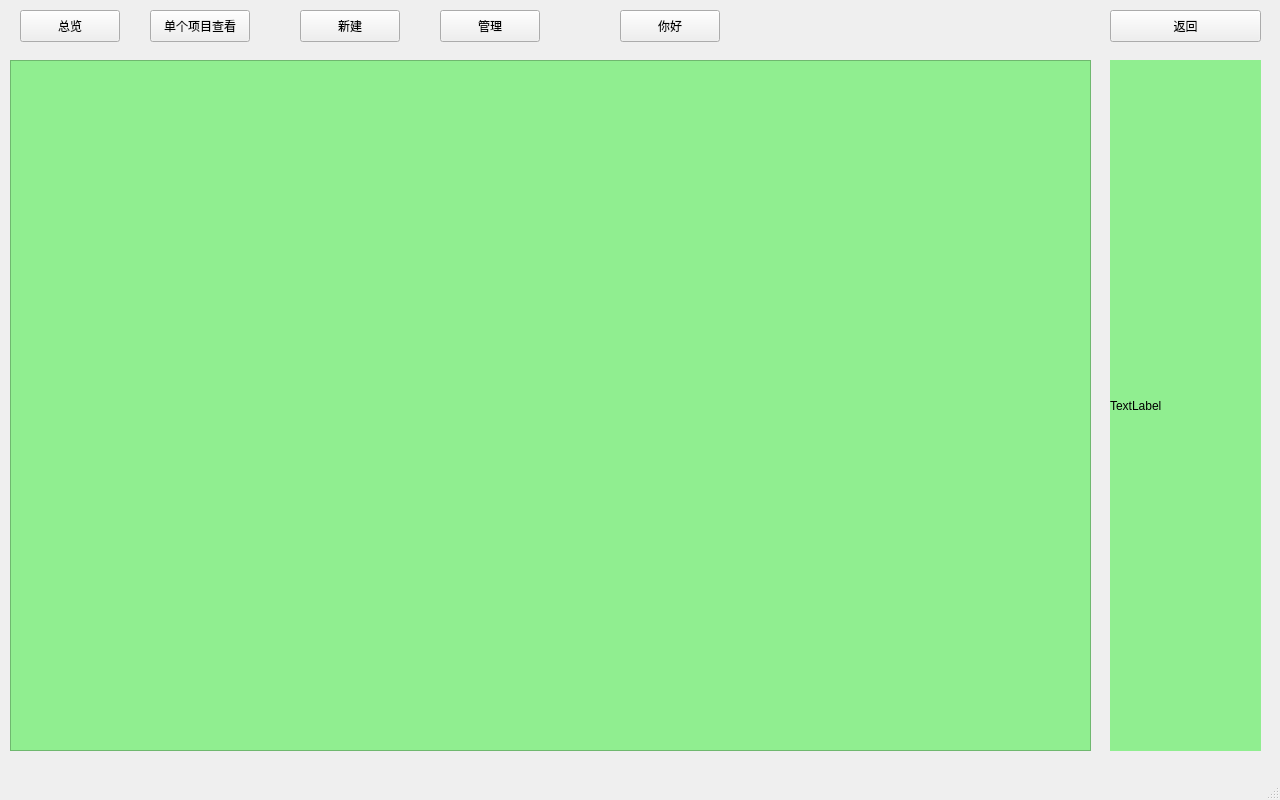
<?xml version="1.0" encoding="UTF-8"?>
<ui version="4.0">
 <class>C_ProManaWindow</class>
 <widget class="QMainWindow" name="C_ProManaWindow">
  <property name="geometry">
   <rect>
    <x>0</x>
    <y>0</y>
    <width>1280</width>
    <height>800</height>
   </rect>
  </property>
  <property name="windowTitle">
   <string>MainWindow</string>
  </property>
  <widget class="QWidget" name="centralwidget">
   <widget class="QPushButton" name="pushButton">
    <property name="geometry">
     <rect>
      <x>20</x>
      <y>10</y>
      <width>100</width>
      <height>32</height>
     </rect>
    </property>
    <property name="text">
     <string>总览</string>
    </property>
   </widget>
   <widget class="QPushButton" name="pushButton_2">
    <property name="geometry">
     <rect>
      <x>150</x>
      <y>10</y>
      <width>100</width>
      <height>32</height>
     </rect>
    </property>
    <property name="text">
     <string>单个项目查看</string>
    </property>
   </widget>
   <widget class="QPushButton" name="new_pushButton">
    <property name="geometry">
     <rect>
      <x>300</x>
      <y>10</y>
      <width>100</width>
      <height>32</height>
     </rect>
    </property>
    <property name="text">
     <string>新建</string>
    </property>
   </widget>
   <widget class="QPushButton" name="pushButton_4">
    <property name="geometry">
     <rect>
      <x>440</x>
      <y>10</y>
      <width>100</width>
      <height>32</height>
     </rect>
    </property>
    <property name="text">
     <string>管理</string>
    </property>
   </widget>
   <widget class="QLabel" name="label">
    <property name="geometry">
     <rect>
      <x>1110</x>
      <y>60</y>
      <width>151</width>
      <height>691</height>
     </rect>
    </property>
    <property name="styleSheet">
     <string notr="true">QLabel { background-color: lightgreen;}</string>
    </property>
    <property name="text">
     <string>TextLabel</string>
    </property>
   </widget>
   <widget class="QTableView" name="pro_tableView">
    <property name="geometry">
     <rect>
      <x>10</x>
      <y>60</y>
      <width>1081</width>
      <height>691</height>
     </rect>
    </property>
    <property name="styleSheet">
     <string notr="true">QTableView { background-color: lightgreen;}
QTableView::item { border: 1px solid gray; } 
QHeaderView::section { background-color: lightgray; }</string>
    </property>
   </widget>
   <widget class="QPushButton" name="pushButton_5">
    <property name="geometry">
     <rect>
      <x>1110</x>
      <y>10</y>
      <width>151</width>
      <height>32</height>
     </rect>
    </property>
    <property name="text">
     <string>返回</string>
    </property>
   </widget>
   <widget class="QPushButton" name="pushButton_6">
    <property name="geometry">
     <rect>
      <x>620</x>
      <y>10</y>
      <width>100</width>
      <height>32</height>
     </rect>
    </property>
    <property name="text">
     <string>你好</string>
    </property>
   </widget>
  </widget>
  <widget class="QMenuBar" name="menubar">
   <property name="geometry">
    <rect>
     <x>0</x>
     <y>0</y>
     <width>1280</width>
     <height>24</height>
    </rect>
   </property>
  </widget>
  <widget class="QStatusBar" name="statusbar"/>
 </widget>
 <resources/>
 <connections/>
</ui>
